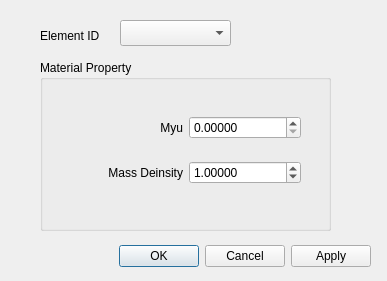
<?xml version="1.0" encoding="UTF-8"?>
<ui version="4.0">
 <class>Dialog_Fluid2D</class>
 <widget class="QDialog" name="Dialog_Fluid2D">
  <property name="geometry">
   <rect>
    <x>0</x>
    <y>0</y>
    <width>387</width>
    <height>281</height>
   </rect>
  </property>
  <property name="windowTitle">
   <string>Dialog</string>
  </property>
  <property name="sizeGripEnabled">
   <bool>false</bool>
  </property>
  <property name="modal">
   <bool>true</bool>
  </property>
  <widget class="QDialogButtonBox" name="buttonBox">
   <property name="geometry">
    <rect>
     <x>30</x>
     <y>240</y>
     <width>341</width>
     <height>32</height>
    </rect>
   </property>
   <property name="orientation">
    <enum>Qt::Horizontal</enum>
   </property>
   <property name="standardButtons">
    <set>QDialogButtonBox::Apply|QDialogButtonBox::Cancel|QDialogButtonBox::Ok</set>
   </property>
   <property name="centerButtons">
    <bool>false</bool>
   </property>
  </widget>
  <widget class="QComboBox" name="comboBox_IdEA">
   <property name="geometry">
    <rect>
     <x>120</x>
     <y>20</y>
     <width>111</width>
     <height>26</height>
    </rect>
   </property>
  </widget>
  <widget class="QLabel" name="label_4">
   <property name="geometry">
    <rect>
     <x>40</x>
     <y>20</y>
     <width>81</width>
     <height>31</height>
    </rect>
   </property>
   <property name="text">
    <string>Element ID</string>
   </property>
  </widget>
  <widget class="QGroupBox" name="MatProp">
   <property name="geometry">
    <rect>
     <x>40</x>
     <y>60</y>
     <width>291</width>
     <height>171</height>
    </rect>
   </property>
   <property name="title">
    <string>Material Property</string>
   </property>
   <widget class="QWidget" name="gridLayoutWidget">
    <property name="geometry">
     <rect>
      <x>20</x>
      <y>30</y>
      <width>251</width>
      <height>121</height>
     </rect>
    </property>
    <layout class="QGridLayout" name="gridLayout">
     <property name="margin">
      <number>10</number>
     </property>
     <item row="0" column="2">
      <widget class="QDoubleSpinBox" name="doubleSpinBox_myu">
       <property name="decimals">
        <number>5</number>
       </property>
       <property name="maximum">
        <double>1000000.000000000000000</double>
       </property>
       <property name="value">
        <double>0.000000000000000</double>
       </property>
      </widget>
     </item>
     <item row="0" column="0">
      <widget class="QLabel" name="label">
       <property name="sizePolicy">
        <sizepolicy hsizetype="Minimum" vsizetype="Preferred">
         <horstretch>0</horstretch>
         <verstretch>0</verstretch>
        </sizepolicy>
       </property>
       <property name="text">
        <string>Myu</string>
       </property>
       <property name="alignment">
        <set>Qt::AlignRight|Qt::AlignTrailing|Qt::AlignVCenter</set>
       </property>
      </widget>
     </item>
     <item row="1" column="0">
      <widget class="QLabel" name="label_2">
       <property name="sizePolicy">
        <sizepolicy hsizetype="Minimum" vsizetype="Preferred">
         <horstretch>0</horstretch>
         <verstretch>0</verstretch>
        </sizepolicy>
       </property>
       <property name="text">
        <string>Mass Deinsity</string>
       </property>
       <property name="alignment">
        <set>Qt::AlignRight|Qt::AlignTrailing|Qt::AlignVCenter</set>
       </property>
      </widget>
     </item>
     <item row="1" column="2">
      <widget class="QDoubleSpinBox" name="doubleSpinBox_rho">
       <property name="decimals">
        <number>5</number>
       </property>
       <property name="minimum">
        <double>0.000000000000000</double>
       </property>
       <property name="maximum">
        <double>1000000.000000000000000</double>
       </property>
       <property name="singleStep">
        <double>0.100000000000000</double>
       </property>
       <property name="value">
        <double>1.000000000000000</double>
       </property>
      </widget>
     </item>
    </layout>
   </widget>
  </widget>
 </widget>
 <resources/>
 <connections>
  <connection>
   <sender>buttonBox</sender>
   <signal>accepted()</signal>
   <receiver>Dialog_Fluid2D</receiver>
   <slot>accept()</slot>
   <hints>
    <hint type="sourcelabel">
     <x>248</x>
     <y>254</y>
    </hint>
    <hint type="destinationlabel">
     <x>157</x>
     <y>274</y>
    </hint>
   </hints>
  </connection>
  <connection>
   <sender>buttonBox</sender>
   <signal>rejected()</signal>
   <receiver>Dialog_Fluid2D</receiver>
   <slot>reject()</slot>
   <hints>
    <hint type="sourcelabel">
     <x>316</x>
     <y>260</y>
    </hint>
    <hint type="destinationlabel">
     <x>286</x>
     <y>274</y>
    </hint>
   </hints>
  </connection>
 </connections>
</ui>
